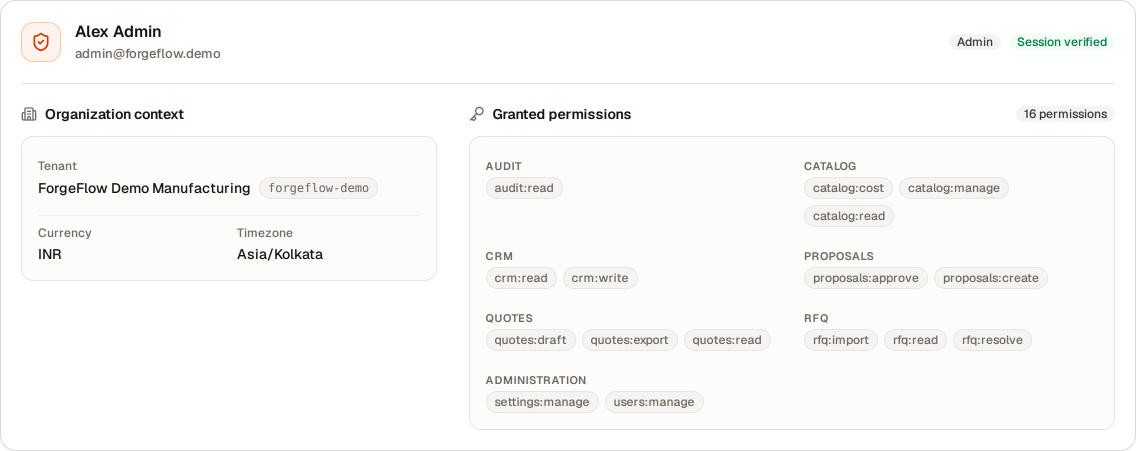
#> input picture docs/design-mapping/screenshots/session-access-panel/session-panel-card-desktop-1440x900.png, 2272 x 902 px (shown at 1/2 size)
$ python generate_session_panel_contact_sheet.py
#> lines starting #> are read from the running program, lines starting #| are printed output that depends on the picture
#!/usr/bin/env python3
"""
Generate ForgeFlow × Sakani Active Session & Permissions Panel Conformance Contact Sheet
"""

import os
import json
from PIL import Image, ImageDraw, ImageFont

BASE_DIR = os.path.dirname(os.path.dirname(os.path.abspath(__file__)))
SCREENSHOTS_DIR = os.path.join(BASE_DIR, "docs/design-mapping/screenshots/session-access-panel")
OUTPUT_PATH = os.path.join(SCREENSHOTS_DIR, "contact-sheet.png")

def get_font(size, bold=False):
    font_paths = [
        "/usr/share/fonts/truetype/dejavu/DejaVuSans-Bold.ttf" if bold else "/usr/share/fonts/truetype/dejavu/DejaVuSans.ttf",
        "/usr/share/fonts/truetype/liberation/LiberationSans-Bold.ttf" if bold else "/usr/share/fonts/truetype/liberation/LiberationSans-Regular.ttf",
    ]
    for p in font_paths:
        if os.path.exists(p):
            return ImageFont.truetype(p, size)
    return ImageFont.load_default()

def create_contact_sheet():
    os.makedirs(SCREENSHOTS_DIR, exist_ok=True)

    # 1. Load images
    card_desktop = Image.open(os.path.join(SCREENSHOTS_DIR, "session-panel-card-desktop-1440x900.png"))
#> card_desktop is the input picture: PIL image 2272x902 RGB; mean R, G, B 249.4, 249.3, 248.5
    card_dark = Image.open(os.path.join(SCREENSHOTS_DIR, "session-panel-card-dark-desktop-1440x900.png"))
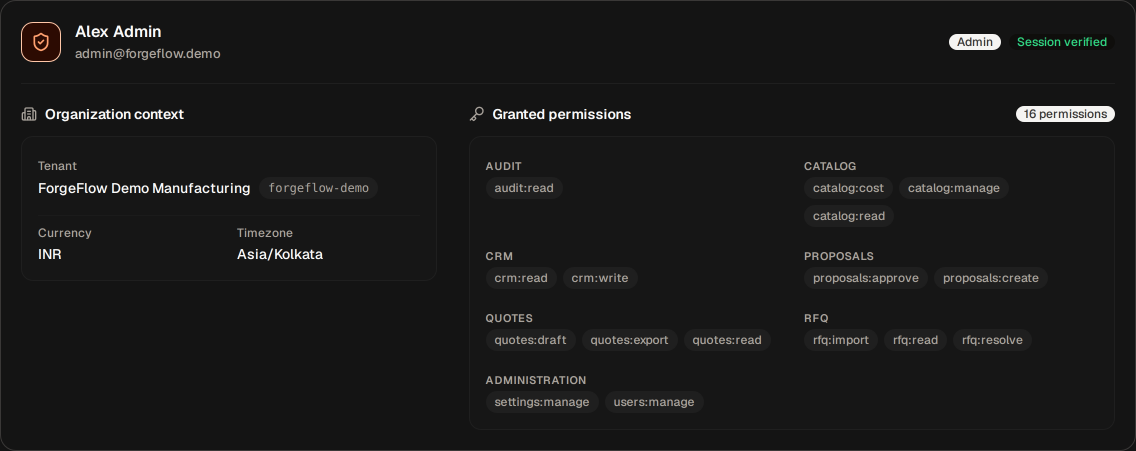
#> input picture docs/design-mapping/screenshots/session-access-panel/session-panel-card-dark-desktop-1440x900.png, 2272 x 902 px (shown at 1/2 size)
#> card_dark is the input picture: PIL image 2272x902 RGB; mean R, G, B 25.8, 25.7, 25.5
    card_tablet = Image.open(os.path.join(SCREENSHOTS_DIR, "session-panel-card-tablet-1024x768.png"))
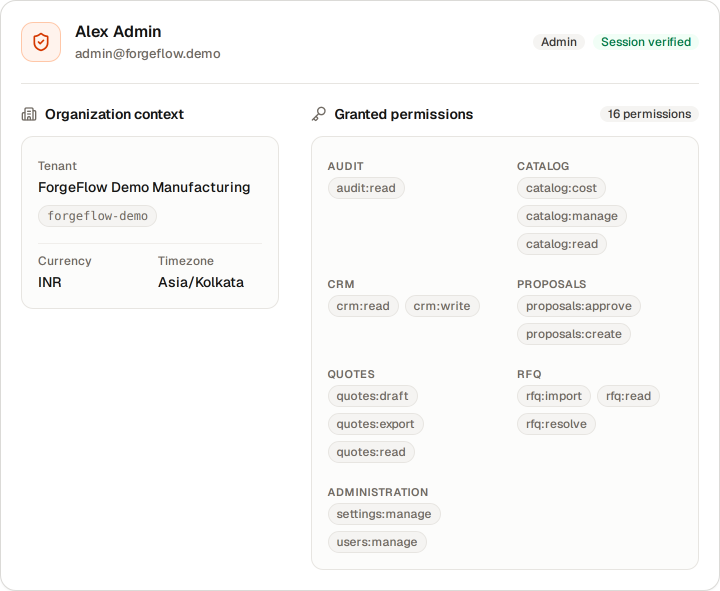
#> input picture docs/design-mapping/screenshots/session-access-panel/session-panel-card-tablet-1024x768.png, 1440 x 1182 px (shown at 1/2 size)
#> card_tablet is the input picture: PIL image 1440x1182 RGB; mean R, G, B 248.6, 248.5, 247.7
    card_mobile = Image.open(os.path.join(SCREENSHOTS_DIR, "session-panel-card-mobile-390x844.png"))
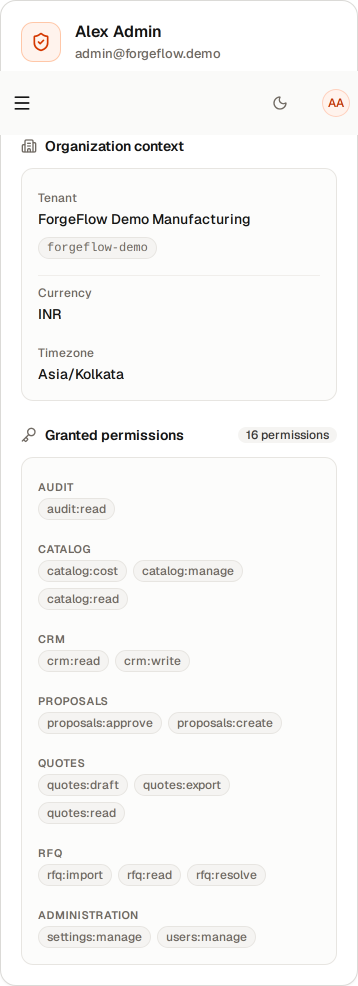
#> input picture docs/design-mapping/screenshots/session-access-panel/session-panel-card-mobile-390x844.png, 716 x 1972 px (shown at 1/2 size)
#> card_mobile is the input picture: PIL image 716x1972 RGB; mean R, G, B 247.1, 246.7, 245.7

    # Load verification data
    json_path = os.path.join(SCREENSHOTS_DIR, "session-access-panel-verification.json")
#> (the run stopped early here; a loop or call above may not have finished)
